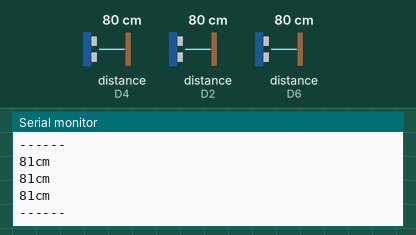
The sketch below on a simulated ESP8266 (NodeMCU). Shown: the last lines printed to the serial monitor. The inputs (shaded band) are chosen by the test bench; at power-on: distance to the obstacle (sensors on D4, D2, D6) 80 cm. The echo pulse lasts 58.3 µs per cm.

Above: at 4.8 s.
4.9 s: distance to the obstacle (sensor on D4) set to 2 cm
At 6.7 s:
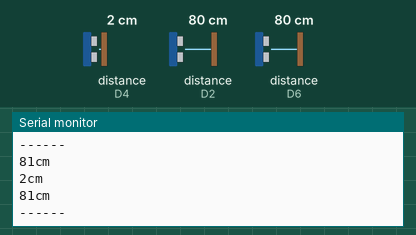
7.9 s: distance to the obstacle (sensor on D2) set to 4 cm
10.9 s: distance to the obstacle (sensor on D6) set to 9 cm
At 13.1 s:
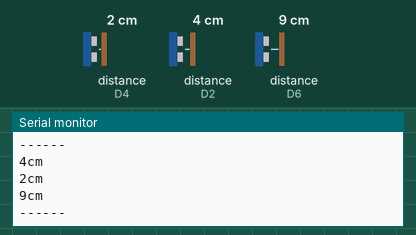
13.9 s: distance to the obstacle (sensor on D4) set to 18 cm
At 14.7 s:
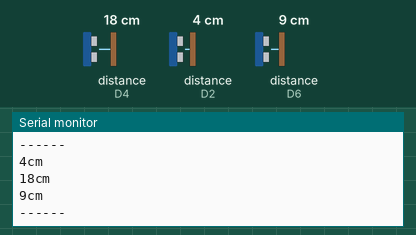
16.9 s: distance to the obstacle (sensor on D2) set to 35 cm
19.9 s: distance to the obstacle (sensor on D6) set to 60 cm
At 21.1 s:
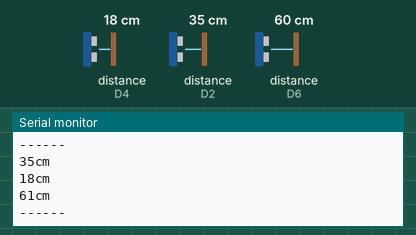
Timing chart, 0 to 22.9 s (numbered marks = the images above; inputs shaded):
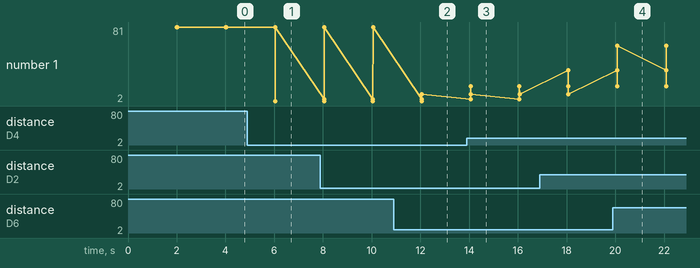

The sketch:

Sonar.ino
```cpp
#include <NewPing.h>

#define TRIG1 D1
#define ECHO1 D2
#define TRIG2 D3
#define ECHO2 D4
#define TRIG3 D5
#define ECHO3 D6
#define MAX_DISTANCE 200

// NewPing setup of pins and maximum distance
NewPing sonar1(TRIG1, ECHO1, MAX_DISTANCE);
NewPing sonar2(TRIG2, ECHO2, MAX_DISTANCE);
NewPing sonar3(TRIG3, ECHO3, MAX_DISTANCE);

void setup() {
    Serial.begin(9600);
}

void loop() {
    delay(2000);
    Serial.print(sonar1.ping_cm());
    Serial.println("cm");
    Serial.print(sonar2.ping_cm());
    Serial.println("cm");
    Serial.print(sonar3.ping_cm());
    Serial.println("cm");
    Serial.println("------");
}
```

Measured:
- after the input at 4.9 s, the serial monitor: prints a new line after 1.1 s (image 1)
- after the input at 10.9 s, the serial monitor: prints a new line after 1.2 s (image 2)
- after the input at 13.9 s, the serial monitor: prints a new line after 0.16 s (image 3)
- after the input at 19.9 s, the serial monitor: prints a new line after 0.18 s (image 4)
- plotted number 1: 81 → 9 after the input at 10.9 s, 9 → 61 after the input at 19.9 s
